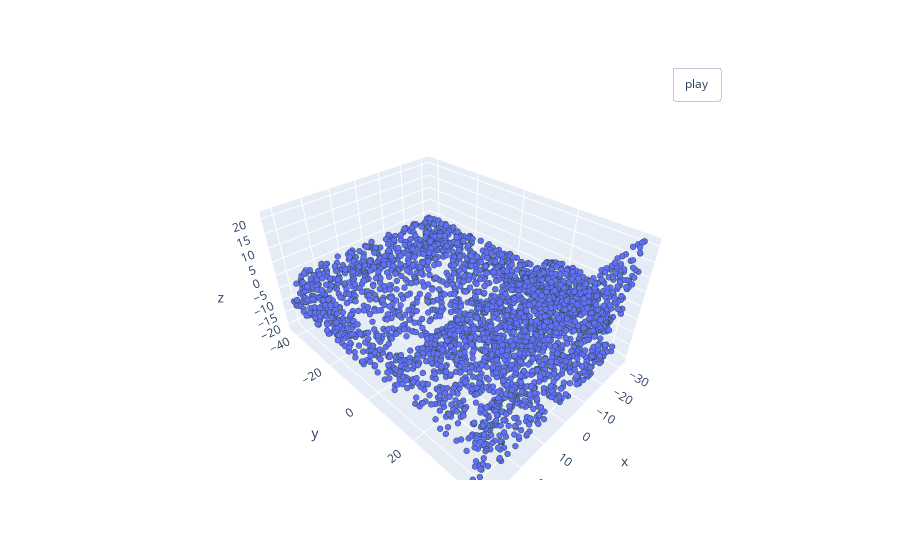

Write notebook code for a chart like this one.
### Code cell
pointcloud = PointSampler(3000)((verts, faces))
pcshow(*pointcloud.T)

### Figure 1 — Plotly figure (JSON) as saved in the notebook; plotly's stock layout.template omitted (floating-point values rounded to 4 significant figures; data arrays with more than 128 entries replaced by an {"elided": "..."} marker saying what was removed)
{"data": [{"marker": {"line": {"color": "DarkSlateGrey", "width": 2}, "size": 2}, "mode": "markers", "type": "scatter3d", "x": {"elided": "3000 float values"}, "y": {"elided": "3000 float values"}, "z": {"elided": "3000 float values"}}], "layout": {"updatemenus": [{"buttons": [{"args": [null, {"frame": {"duration": 50, "redraw": true}, "fromcurrent": true, "mode": "immediate", "transition": {"duration": 0}}], "label": "play", "method": "animate"}], "pad": {"r": 10, "t": 45}, "showactive": false, "type": "buttons", "x": 0.8, "xanchor": "left", "y": 1, "yanchor": "bottom"}]}}
